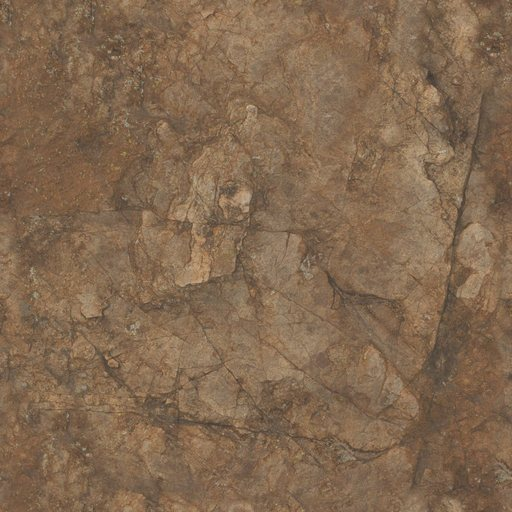
#> input picture bastion-isle-godot/assets/tex/cliff.jpg, 512 x 512 px, given in place of grass_Grass001_color.jpg, which was not available
$ python prep_textures.py ../../../../bastion-isle-godot/assets/tex/cliff.jpg ../../../../bastion-isle-godot/assets/tex/grass.jpg
#> lines starting #> are read from the running program, lines starting #| are printed output that depends on the picture
# Offline texture preparation for the ground module (src/gfx/terrain.js, roads.js).
# Run:  python3 -I tests/ground/tools/prep_textures.py /home/user/asset-src/final assets/ground
# Sources: the asset curator's final, licence-checked picks (see assets/credits/ground.md).
#
# Palette rule (UX review): colour comes only from palette tokens; textures supply luminance detail only.
# Every output is a 512x512 single-channel JPEG holding a *detail ratio* (local luminance / mean, in linear
# light) stored as value = ratio * 0.5, so the shader multiplies palette albedo by 2*value (mean 1.0).
# Very low frequencies are removed (division by a wide wrap-around blur) so the tiles do not repeat visibly.
# All outputs tile seamlessly (wrap-padded resampling; FFT noise for the procedural layers).
import sys, os
import numpy as np
from PIL import Image

SRC, OUT = sys.argv[1], sys.argv[2]
N = 512
os.makedirs(OUT, exist_ok=True)
rng = np.random.default_rng(1234)


def srgb_to_lin(c):
    c = c / 255.0
    return np.where(c <= 0.04045, c / 12.92, ((c + 0.055) / 1.055) ** 2.4)


def load_lum(path):
    im = np.asarray(Image.open(path).convert('RGB')).astype(np.float64)
    lin = srgb_to_lin(im)
    return 0.2126 * lin[..., 0] + 0.7152 * lin[..., 1] + 0.0722 * lin[..., 2]
#> returned value: shape (512, 512) float64


def resize_wrap(a, n):
    # tile 3x3, resample, keep the middle: keeps the result seamless for non-integer factors
#> called with n = 512
    h, w = a.shape
#> h = 512; w = 512
    big = np.tile(a, (3, 3)).astype(np.float32)
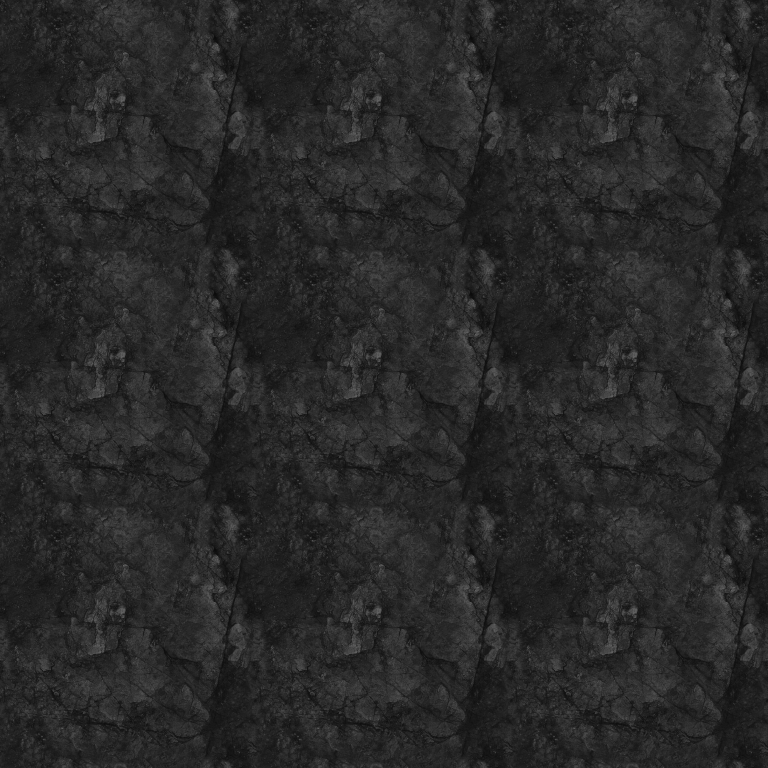
#> big: shape (1536, 1536) float32 (shown at 1/2 size); min 0.0353, max 0.554, mean 0.159
    im = Image.fromarray(big, mode='F').resize((3 * n, 3 * n), Image.LANCZOS)
    r = np.asarray(im, dtype=np.float64)
    return r[n:2 * n, n:2 * n]


def blur_wrap(a, sigma):
    # gaussian blur with wrap-around via FFT
#> called with sigma = 48
    n = a.shape[0]
#> n = 512
    f = np.fft.fftfreq(n)
#> f = 512 values, max 0.498 at index 255, min -0.5 at index 256, mean -0.000977
    fx, fy = np.meshgrid(f, f)
    g = np.exp(-2 * (np.pi ** 2) * (sigma ** 2) * (fx ** 2 + fy ** 2))
    return np.real(np.fft.ifft2(np.fft.fft2(a) * g))
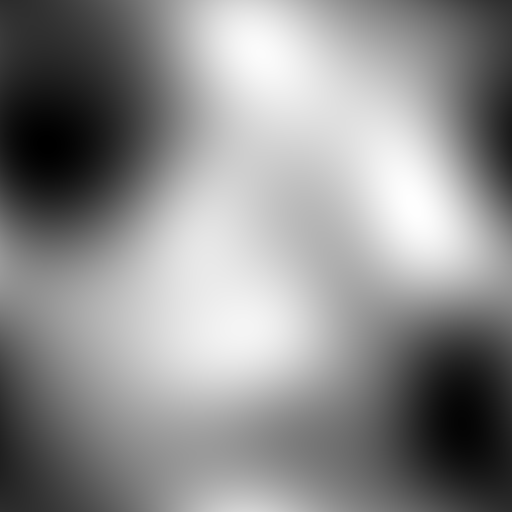
#> returned value: shape (512, 512) float64; min 0.131, max 0.181, mean 0.159; drawn with min black and max white


def detail(lum, sigma=48, lo=0.45, hi=1.6, gamma=1.0):
    base = blur_wrap(lum, sigma)
    r = lum / np.maximum(base, 1e-4)
#> r: shape (512, 512) float64
    r = np.clip(r, lo, hi)
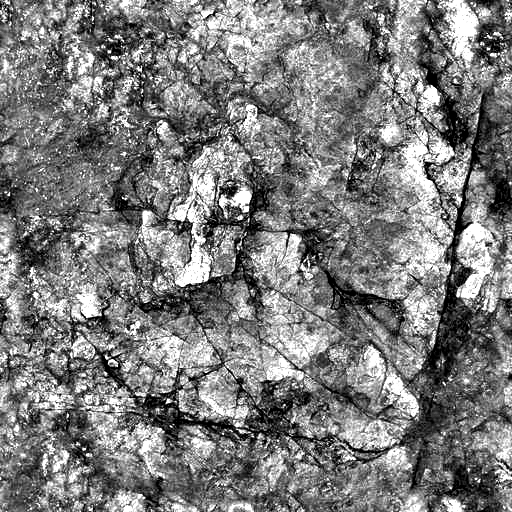
#> r: shape (512, 512) float64; min 0.55, max 1.45, mean 0.988; drawn with min black and max white
    r = r ** gamma
    return r / r.mean()


def fft_noise(n, beta, lowcut=1.0, seed=0):
    g = np.random.default_rng(seed)
    white = g.standard_normal((n, n))
    f = np.fft.fftfreq(n) * n
    fx, fy = np.meshgrid(f, f)
    k = np.sqrt(fx ** 2 + fy ** 2)
    k[0, 0] = 1
    filt = 1.0 / np.maximum(k, lowcut) ** beta
    filt[0, 0] = 0
    v = np.real(np.fft.ifft2(np.fft.fft2(white) * filt))
    v = (v - v.mean()) / v.std()
    return v


def save(name, ratio):
    v = np.clip(ratio * 0.5 * 255.0 + 0.5, 0, 255).astype(np.uint8)
    Image.fromarray(v, mode='L').save(os.path.join(OUT, name), quality=86, optimize=True)
    print(name, 'mean %.3f std %.3f' % (ratio.mean(), ratio.std()))


T = os.path.join(SRC, 'terrain_tex')
R = os.path.join(SRC, 'road_tex')
WT = os.path.join(SRC, 'water')

# --- photo-derived detail layers (uDetail: R grass, G sand, B rock, A dirt)
grass = detail(resize_wrap(load_lum(os.path.join(T, 'grass_Grass001_color.jpg')), N), lo=0.55, hi=1.45)
sand = detail(resize_wrap(load_lum(os.path.join(T, 'sand_Ground080_color.jpg')), N), lo=0.6, hi=1.4)
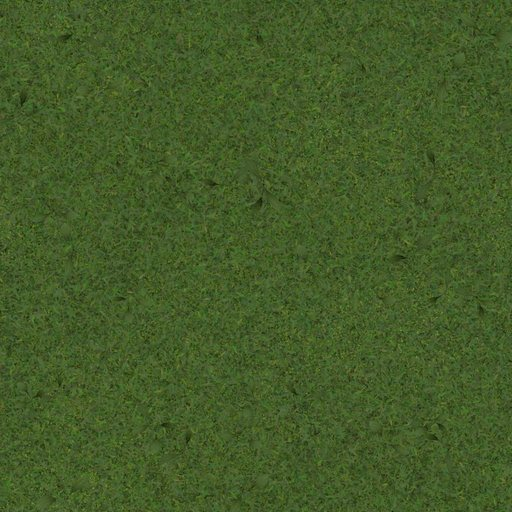
#> input picture bastion-isle-godot/assets/tex/grass.jpg, 512 x 512 px, given in place of sand_Ground080_color.jpg, which was not available
#> call 2 of resize_wrap, with n = 512
#> in resize_wrap (call 2), `big = np.tile(a, (3, 3)).astype(np.float32)`:
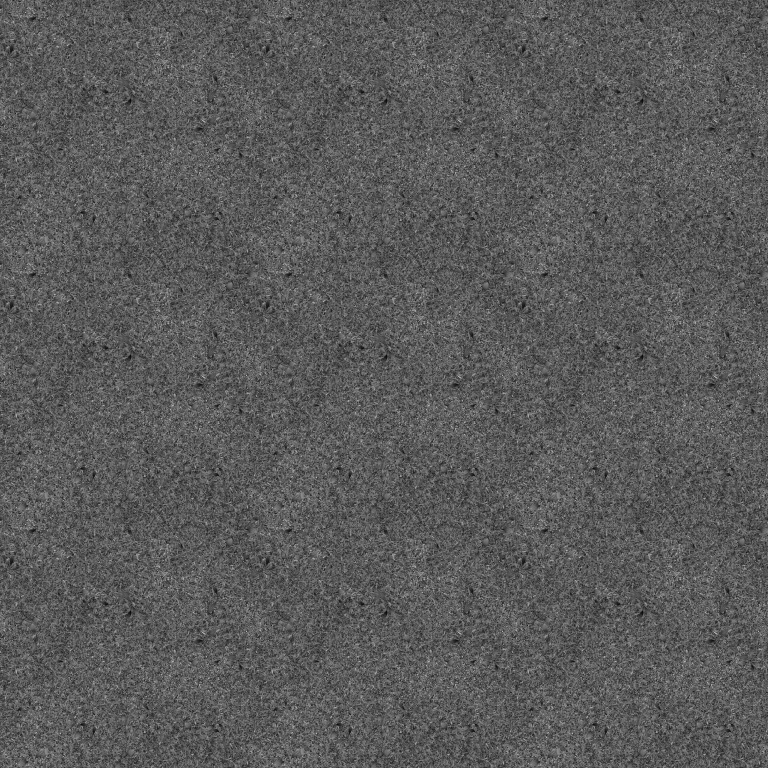
#> big: shape (1536, 1536) float32 (shown at 1/2 size); min 0.00842, max 0.242, mean 0.0915; drawn with min black and max white
#> call 2 of blur_wrap, with sigma = 48
#> in blur_wrap (call 2), `return np.real(np.fft.ifft2(np.fft.fft2(a) * g))`:
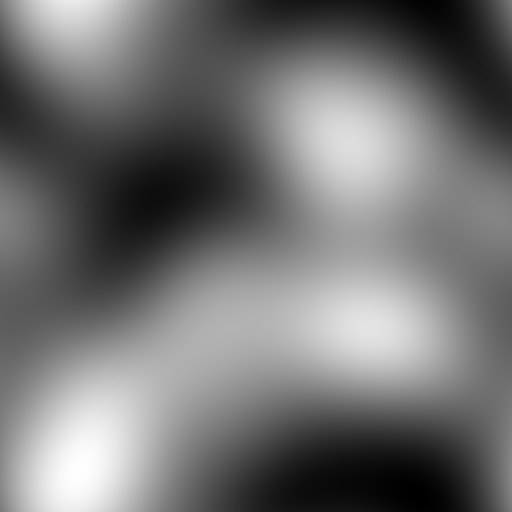
#> returned value: shape (512, 512) float64; min 0.0888, max 0.0948, mean 0.0915; drawn with min black and max white
rock = detail(resize_wrap(load_lum(os.path.join(T, 'rock_mossy_rock_color.jpg')), N), lo=0.45, hi=1.6)
#> call 3 of detail, with sigma = 48, lo = 0.45, hi = 1.6, gamma = 1
#> in detail (call 3), `r = np.clip(r, lo, hi)`:
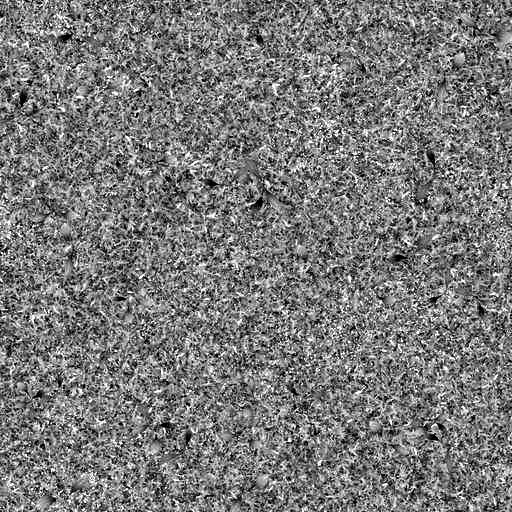
#> r: shape (512, 512) float64; min 0.45, max 1.6, mean 0.999; drawn with min black and max white
#> (the run stopped early here; a loop or call above may not have finished)
